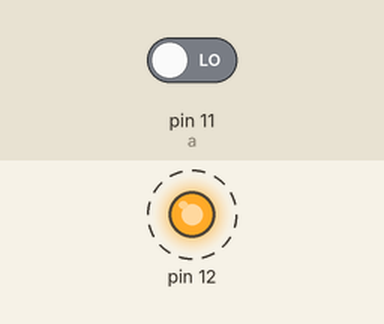
Simulated run of this program. Board: Raspberry Pi (header pin numbers). On the bench: output pins drawn as LEDs (lit = HIGH). Dashed ring = blinking. The inputs (shaded band) are chosen by the test bench; at power-on: pin 11 (a) LOW. What the program prints to the terminal is not drawn.

Above: at 0.5 s.
Timing chart, 0 to 4.6 s (numbered marks = the images above):
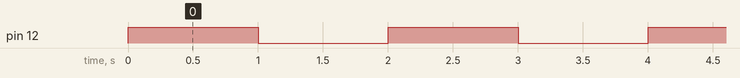

Measured:
- by itself, pin 12: alternates HIGH for 1.0 s and LOW for 1.0 s

The program:

ex1.py
```python
import RPi.GPIO as GPIO
import time
GPIO.setmode(GPIO.BOARD)
GPIO.setup(11, GPIO.IN)
GPIO.setup(12, GPIO.OUT)

while True:
    GPIO.output(12, True)
    time.sleep(1)
    GPIO.output(12, False)
    time.sleep(1)
    a = GPIO.input(11)
    print(a)
```
